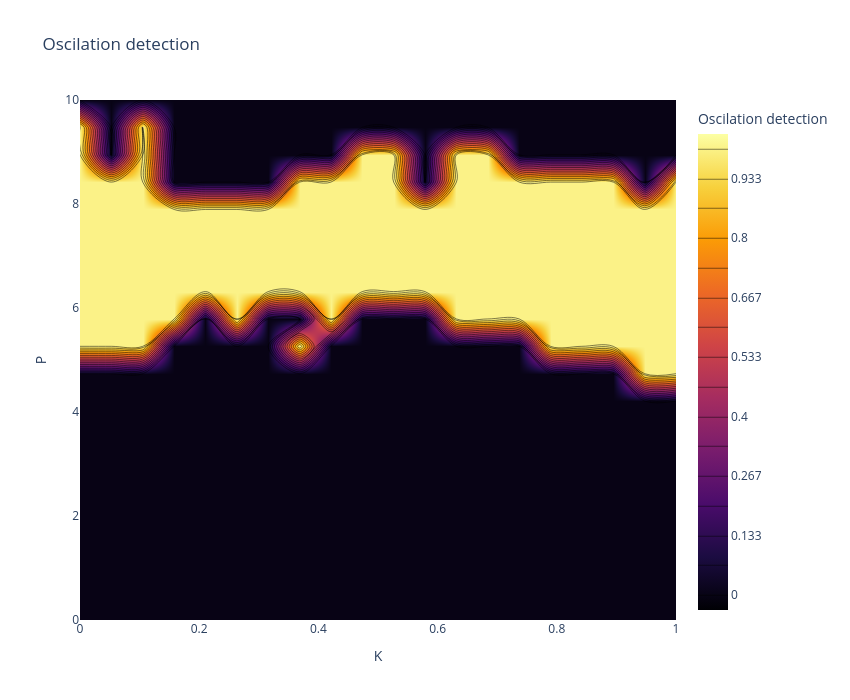
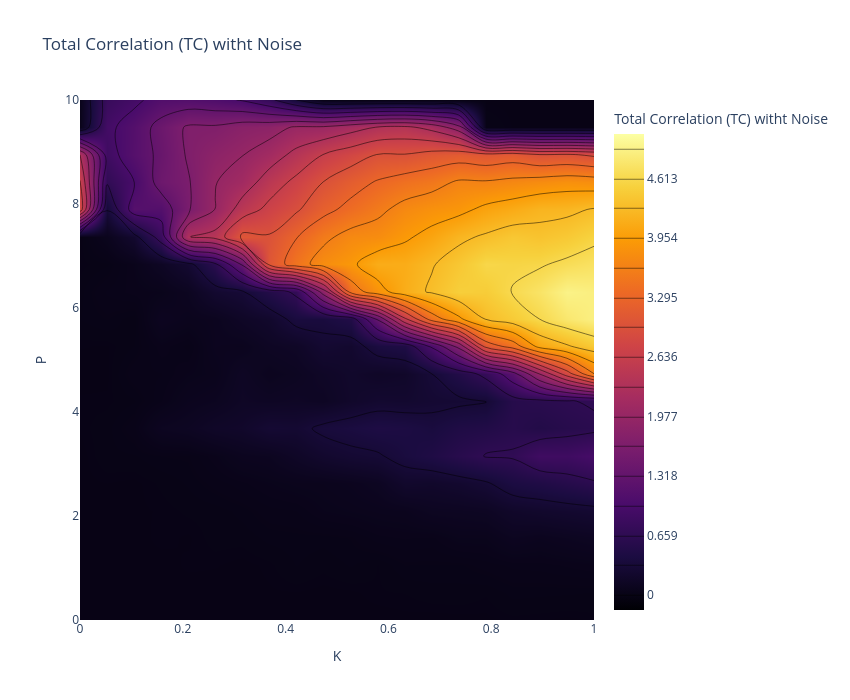
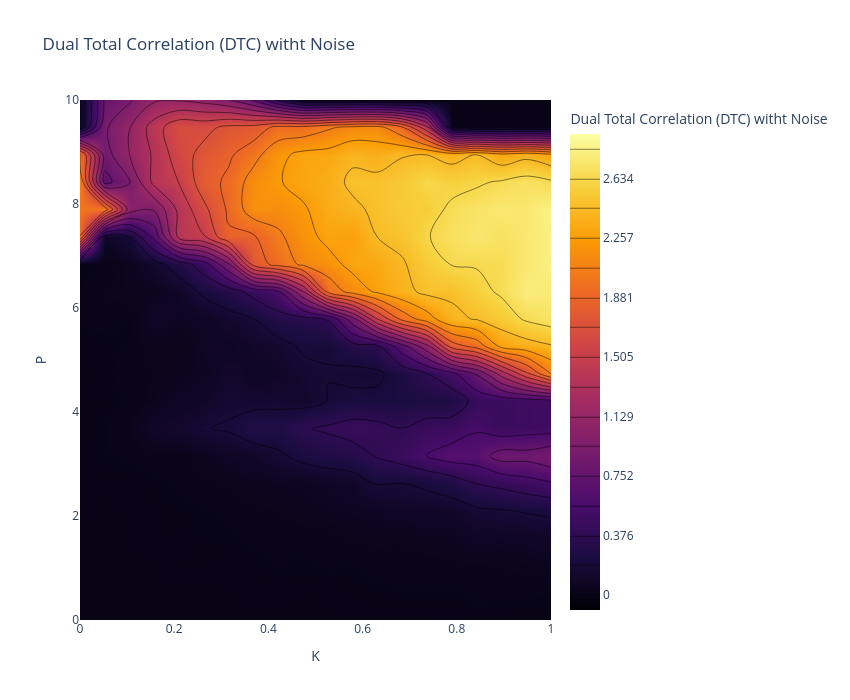
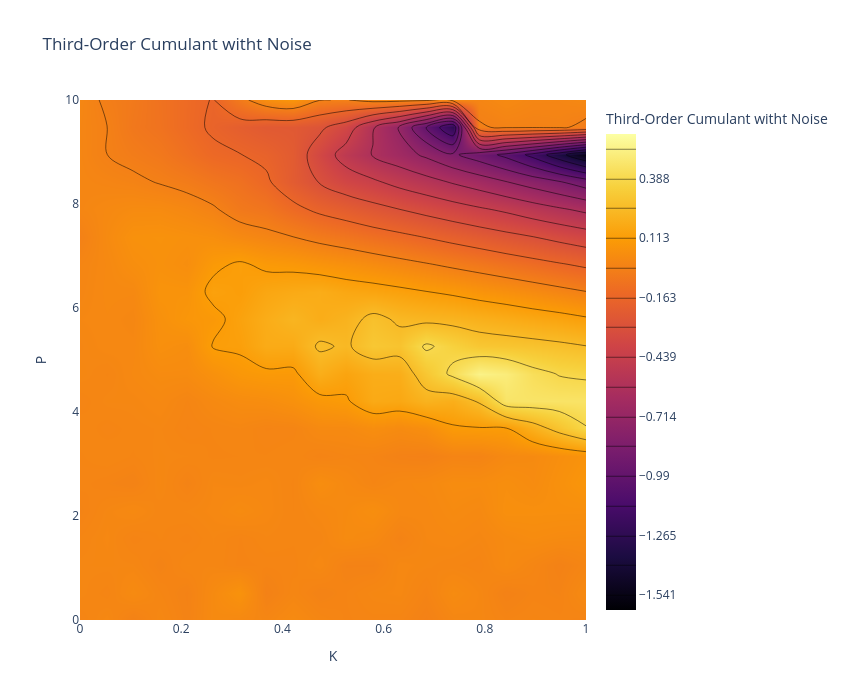

Source (notebook cell) for these figures, in order:
### Markdown cell above
---
## **7. Oscillation Detection in $(P \times K$) Space** with noise
We perform a parameter sweep to detect oscillations in the $(P \times K$) space.

### Code cell
# Matrix to store oscillation detection
oscillation_map_noise = np.zeros((len(P_values), len(K_values)), dtype=int)

# Matrices to store metrics with noise
TC_map_noise = np.zeros((len(P_values), len(K_values)))
DTC_map_noise = np.zeros((len(P_values), len(K_values)))
Cumulant_map_noise = np.zeros((len(P_values), len(K_values)))
PowerCorr_map_noise = np.zeros((len(P_values), len(K_values)))
Entropy_map_noise = np.zeros((len(P_values), len(K_values)))  # Nueva métrica
Entropy_map_skew = np.zeros((len(P_values), len(K3_values)))  # Nueva métrica
Entropy_map_kurt = np.zeros((len(P_values), len(K3_values)))  # Nueva métrica


P_values = np.linspace(0.0, 10.0, 20)
K_values = np.linspace(0.0, 1.0, 20)
K3_values = np.linspace(0.0, 1.0, 20)
sigma_E = 0.03
#T=150 # 2 minutes
T=375

#initial state
seed = 42
rng = np.random.default_rng(seed)
state0 = 0.1 * rng.standard_normal(2 * N_nodes)



for i, P_val in enumerate(P_values):
    for j, K_val in enumerate(K_values):
        # Simulation with noise using the existing function
        # t, states = simulate_wc_stochastic(state0, P_val, K_val, M, T, dt, sigma_E=sigma_E, higher_order=False)
        P_vec = np.array([P_val, P_val, P_val])
        t, states = simulate_wc_stochastic(state0, P_vec, K_val, M, T, dt, sigma_E=sigma_E)

        start_idx = int(0.2 * len(t))
        E_node = states[start_idx:, :N_nodes]
        I_node = states[start_idx:, N_nodes:]

        # Oscillation detection using the existing function
        is_lc1, _, _, _ = detect_limit_cycle_poincare(E_node[:, 0], I_node[:, 0], dt, threshold_ratio=0.05, period_cv_threshold=0.05)
        is_lc2, _, _, _ = detect_limit_cycle_poincare(E_node[:, 0], I_node[:, 0], dt, threshold_ratio=0.05, period_cv_threshold=0.05)
        is_lc3, _, _, _ = detect_limit_cycle_poincare(E_node[:, 0], I_node[:, 0], dt, threshold_ratio=0.05, period_cv_threshold=0.05)
        oscillation_map_noise[i, j] =  int((is_lc1==True) and (is_lc2==True) and (is_lc3==True))

        
        # Remove transient
        E = states[start_idx:, :N_nodes]

        # Data matrix for higher-order metrics
        X = E.copy()

        # Covariance matrix
        Sigma = np.cov(X.T)

        # Higher-order metrics using the existing functions
        TC_map_noise[i, j] = TC_gauss(Sigma)
        DTC_map_noise[i, j] = DTC_gauss(Sigma)
        Entropy_map_noise[i, j] = entropy_gauss(Sigma)  # Cálculo de la entropía
        skew, kurt = dev_gauss(X)  # Cálculo de la entropía
        Entropy_map_skew[i, j] = skew
        Entropy_map_kurt[i, j] = kurt
        if X.shape[1] == 3:
            Cumulant_map_noise[i, j] = cumulants(X)
            PowerCorr_map_noise[i, j] = powercorr(X)

    if (i + 1) % 5 == 0:
        print(f"Progress: {i+1}/{len(P_values)}")

# Visualization using the existing function
# plot_oscillation_map(oscillation_map_noise, P_values, K_values, title="Oscillation Detection (P-K) with Noise")


#cleaing the matrix
TC_clean = clean_rowwise_signed(TC_map_noise, n_std=2)
DTC_clean = clean_rowwise_signed(DTC_map_noise, n_std=2)
Cumulant_clean = clean_rowwise_signed(Cumulant_map_noise,n_std=2)
PowerCorr_clean = clean_rowwise_signed(PowerCorr_map_noise,n_std=2)
Skew_clean = clean_rowwise_signed(Entropy_map_skew,n_std=2)
Kurt_clean = clean_rowwise_signed(Entropy_map_kurt,n_std=2)

# visualization the matrix cleaned
plot_metrics_contour(oscillation_map_noise, P_values, K3_values, title="Oscilation detection")

plot_metrics_contour(TC_clean, P_values, K3_values, title="Total Correlation (TC) witht Noise")
plot_metrics_contour(DTC_clean, P_values, K3_values, title="Dual Total Correlation (DTC) witht Noise")
plot_metrics_contour(Cumulant_clean, P_values, K3_values, title="Third-Order Cumulant witht Noise")
plot_metrics_contour(PowerCorr_clean, P_values, K3_values, title="Triple Power Correlation witht Noise")
plot_metrics_contour(Skew_clean, P_values, K3_values, title="skew with Noise")
plot_metrics_contour(Kurt_clean, P_values, K3_values, title="Kurt with Noise")


#os.makedirs("results", exist_ok=True)
np.savez_compressed(
    "../results/metrics_Pairwise_noise.npz",
    oscillation_map=oscillation_map_noise,
    TC=TC_clean,
    DTC=DTC_clean,
    cumulant=Cumulant_clean,
    powercorr=PowerCorr_clean,
    skew=Skew_clean,
    kurt=Kurt_clean,
    P=P_values,
    K3=K3_values
)

np.savez_compressed(
    "../results/raw_metrics_Pairwise_noise.npz",
    oscillation_map=oscillation_map_noise,
    TC=TC_map_noise,
    DTC=DTC_map_noise,
    cumulant=Cumulant_map_noise,
    powercorr=PowerCorr_map_noise,
    skew=Entropy_map_skew,
    kurt=Entropy_map_kurt,
    P=P_values,
    K3=K3_values
)

### Figure 1 — Plotly figure (JSON) as saved in the notebook; plotly's stock layout.template omitted (floating-point values rounded to 4 significant figures; data arrays with more than 128 entries replaced by an {"elided": "..."} marker saying what was removed)
{"data": [{"colorbar": {"title": {"text": "Oscilation detection"}}, "colorscale": [[0, "#000004"], [0.1111, "#1b0c41"], [0.2222, "#4a0c6b"], [0.3333, "#781c6d"], [0.4444, "#a52c60"], [0.5556, "#cf4446"], [0.6667, "#ed6925"], [0.7778, "#fb9b06"], [0.8889, "#f7d13d"], [1, "#fcffa4"]], "contours": {"coloring": "heatmap", "end": 1, "showlines": true, "size": 0.06667, "start": 0}, "type": "contour", "x": [0.0, 0.05263, 0.1053, 0.1579, 0.2105, 0.2632, 0.3158, 0.3684, 0.4211, 0.4737, 0.5263, 0.5789, 0.6316, 0.6842, 0.7368, 0.7895, 0.8421, 0.8947, 0.9474, 1.0], "y": [0.0, 0.5263, 1.053, 1.579, 2.105, 2.632, 3.158, 3.684, 4.211, 4.737, 5.263, 5.789, 6.316, 6.842, 7.368, 7.895, 8.421, 8.947, 9.474, 10.0], "z": {"elided": "20x20 int values"}}], "layout": {"height": 700, "title": {"text": "Oscilation detection"}, "width": 850, "xaxis": {"title": {"text": "K"}}, "yaxis": {"title": {"text": "P"}}}}

### Figure 2 — Plotly figure (JSON) as saved in the notebook; plotly's stock layout.template omitted (floating-point values rounded to 4 significant figures; data arrays with more than 128 entries replaced by an {"elided": "..."} marker saying what was removed)
{"data": [{"colorbar": {"title": {"text": "Total Correlation (TC) witht Noise"}}, "colorscale": [[0, "#000004"], [0.1111, "#1b0c41"], [0.2222, "#4a0c6b"], [0.3333, "#781c6d"], [0.4444, "#a52c60"], [0.5556, "#cf4446"], [0.6667, "#ed6925"], [0.7778, "#fb9b06"], [0.8889, "#f7d13d"], [1, "#fcffa4"]], "contours": {"coloring": "heatmap", "end": 4.943, "showlines": true, "size": 0.3295, "start": 7.358e-05}, "type": "contour", "x": [0.0, 0.05263, 0.1053, 0.1579, 0.2105, 0.2632, 0.3158, 0.3684, 0.4211, 0.4737, 0.5263, 0.5789, 0.6316, 0.6842, 0.7368, 0.7895, 0.8421, 0.8947, 0.9474, 1.0], "y": [0.0, 0.5263, 1.053, 1.579, 2.105, 2.632, 3.158, 3.684, 4.211, 4.737, 5.263, 5.789, 6.316, 6.842, 7.368, 7.895, 8.421, 8.947, 9.474, 10.0], "z": {"elided": "20x20 float values"}}], "layout": {"height": 700, "title": {"text": "Total Correlation (TC) witht Noise"}, "width": 850, "xaxis": {"title": {"text": "K"}}, "yaxis": {"title": {"text": "P"}}}}

### Figure 3 — Plotly figure (JSON) as saved in the notebook; plotly's stock layout.template omitted (floating-point values rounded to 4 significant figures; data arrays with more than 128 entries replaced by an {"elided": "..."} marker saying what was removed)
{"data": [{"colorbar": {"title": {"text": "Dual Total Correlation (DTC) witht Noise"}}, "colorscale": [[0, "#000004"], [0.1111, "#1b0c41"], [0.2222, "#4a0c6b"], [0.3333, "#781c6d"], [0.4444, "#a52c60"], [0.5556, "#cf4446"], [0.6667, "#ed6925"], [0.7778, "#fb9b06"], [0.8889, "#f7d13d"], [1, "#fcffa4"]], "contours": {"coloring": "heatmap", "end": 2.822, "showlines": true, "size": 0.1881, "start": 7.325e-05}, "type": "contour", "x": [0.0, 0.05263, 0.1053, 0.1579, 0.2105, 0.2632, 0.3158, 0.3684, 0.4211, 0.4737, 0.5263, 0.5789, 0.6316, 0.6842, 0.7368, 0.7895, 0.8421, 0.8947, 0.9474, 1.0], "y": [0.0, 0.5263, 1.053, 1.579, 2.105, 2.632, 3.158, 3.684, 4.211, 4.737, 5.263, 5.789, 6.316, 6.842, 7.368, 7.895, 8.421, 8.947, 9.474, 10.0], "z": {"elided": "20x20 float values"}}], "layout": {"height": 700, "title": {"text": "Dual Total Correlation (DTC) witht Noise"}, "width": 850, "xaxis": {"title": {"text": "K"}}, "yaxis": {"title": {"text": "P"}}}}

### Figure 4 — Plotly figure (JSON) as saved in the notebook; plotly's stock layout.template omitted (floating-point values rounded to 4 significant figures; data arrays with more than 128 entries replaced by an {"elided": "..."} marker saying what was removed)
{"data": [{"colorbar": {"title": {"text": "Third-Order Cumulant witht Noise"}}, "colorscale": [[0, "#000004"], [0.1111, "#1b0c41"], [0.2222, "#4a0c6b"], [0.3333, "#781c6d"], [0.4444, "#a52c60"], [0.5556, "#cf4446"], [0.6667, "#ed6925"], [0.7778, "#fb9b06"], [0.8889, "#f7d13d"], [1, "#fcffa4"]], "contours": {"coloring": "heatmap", "end": 0.5259, "showlines": true, "size": 0.1378, "start": -1.541}, "type": "contour", "x": [0.0, 0.05263, 0.1053, 0.1579, 0.2105, 0.2632, 0.3158, 0.3684, 0.4211, 0.4737, 0.5263, 0.5789, 0.6316, 0.6842, 0.7368, 0.7895, 0.8421, 0.8947, 0.9474, 1.0], "y": [0.0, 0.5263, 1.053, 1.579, 2.105, 2.632, 3.158, 3.684, 4.211, 4.737, 5.263, 5.789, 6.316, 6.842, 7.368, 7.895, 8.421, 8.947, 9.474, 10.0], "z": {"elided": "20x20 float values"}}], "layout": {"height": 700, "title": {"text": "Third-Order Cumulant witht Noise"}, "width": 850, "xaxis": {"title": {"text": "K"}}, "yaxis": {"title": {"text": "P"}}}}
